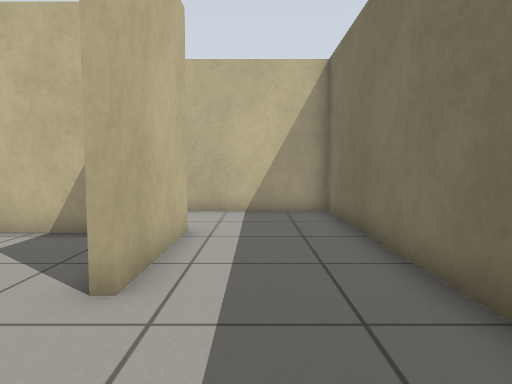
view 1 (above)

24 first-person views from a walk through a robot-simulator world made for Gazebo. The camera is 0.72 m above the floor, tilts 4° down and sees 75° across. The floor is counted in squares, 0.5 m on a side. Each view is taken from the middle of a square. On the plan, view 1 faces up. The plan holds only what a view shows up to about 15 squares ahead; the rest is blank.

view 2
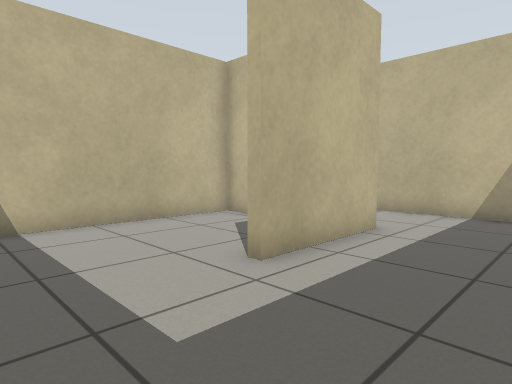

view 3
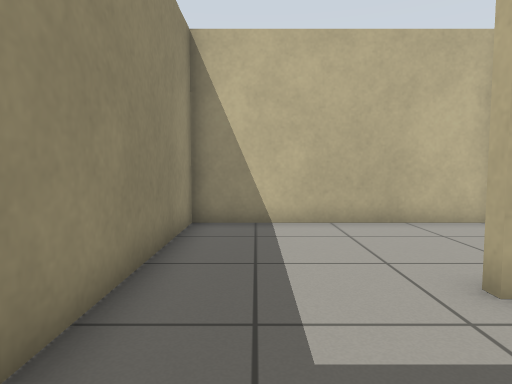

view 4
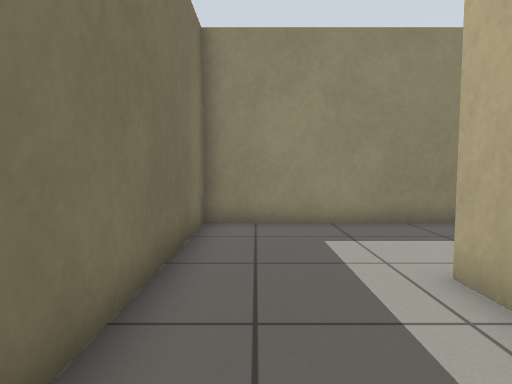

view 5
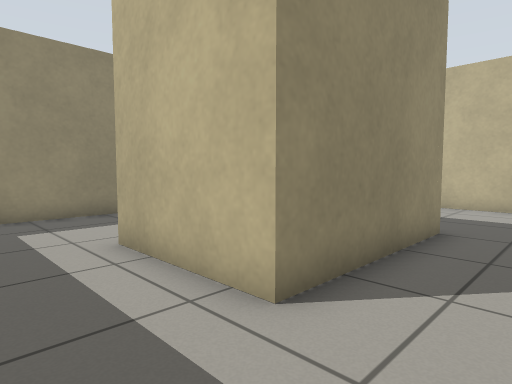

view 6
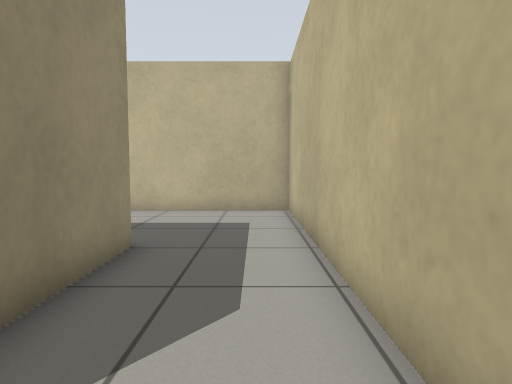

view 7
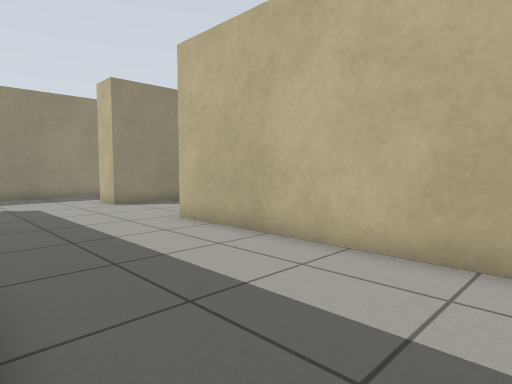

view 8
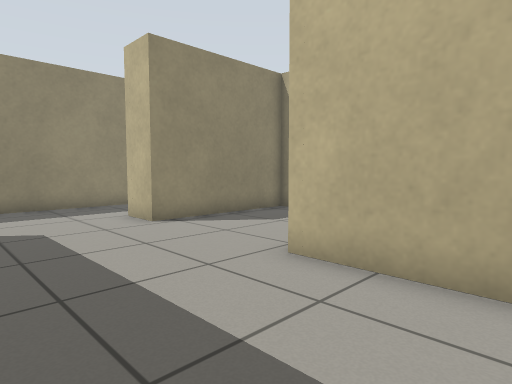

view 9
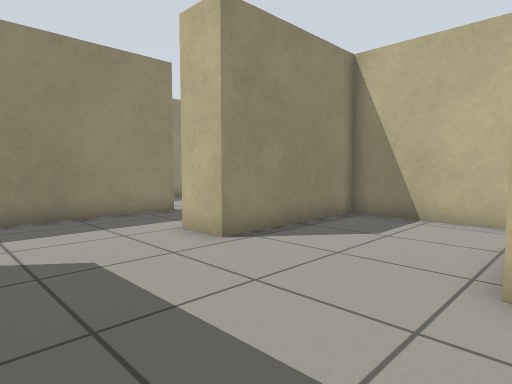

view 10
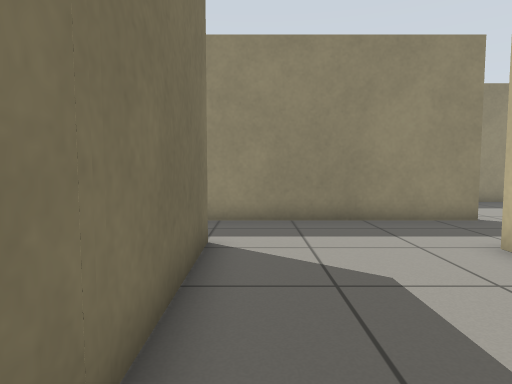

view 11
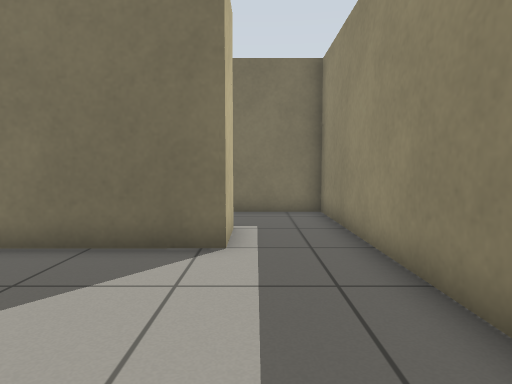

view 12
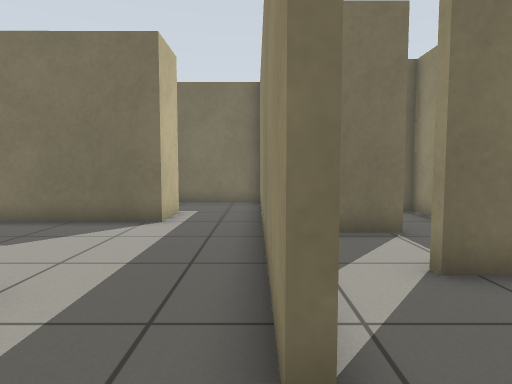

view 13
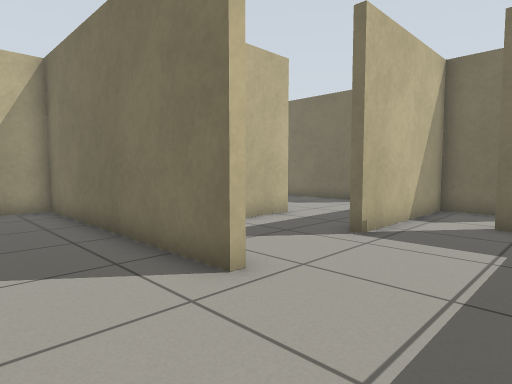

view 14
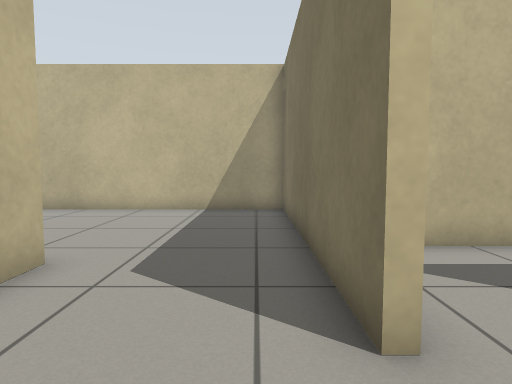

view 15
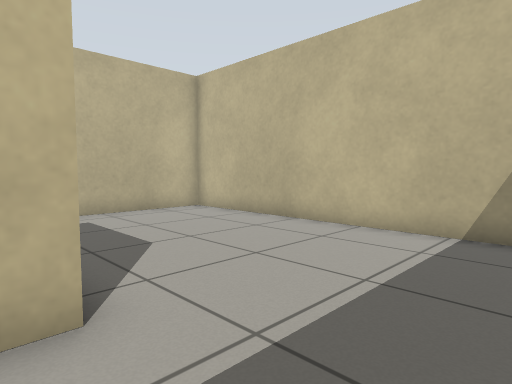

view 16
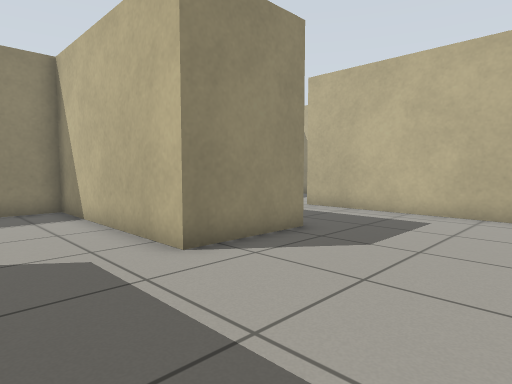

view 17
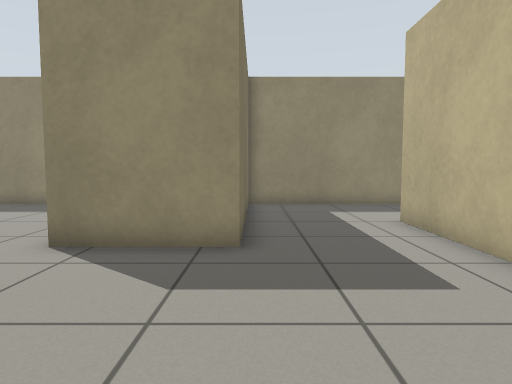

view 18
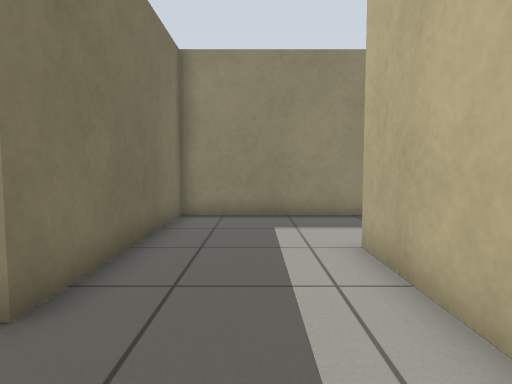

view 19
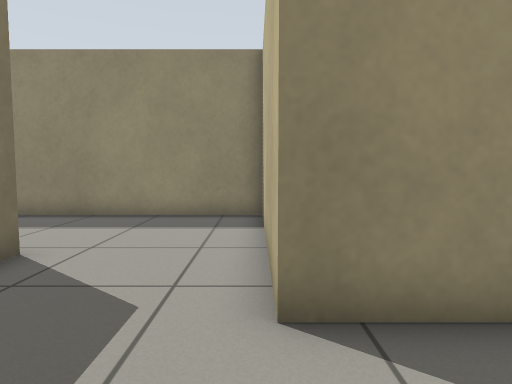

view 20
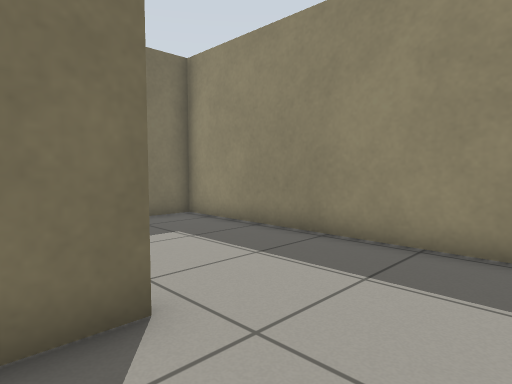

view 21
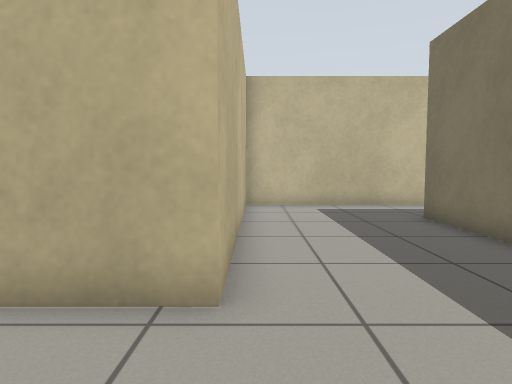

view 22
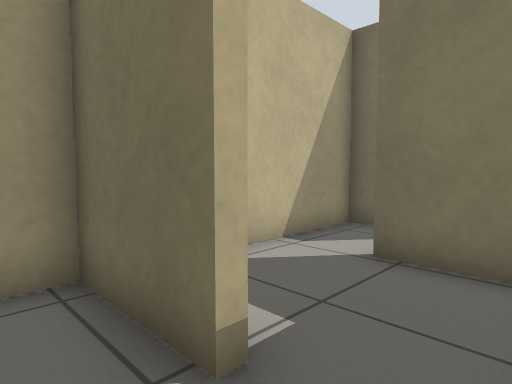

view 23
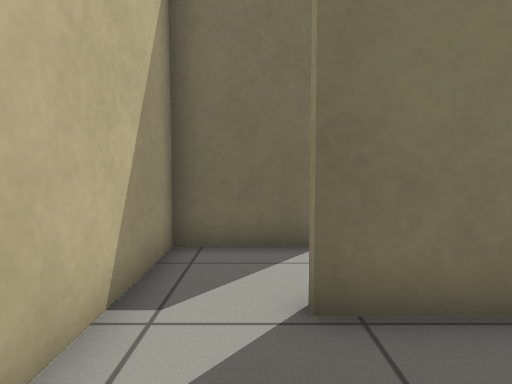

view 24
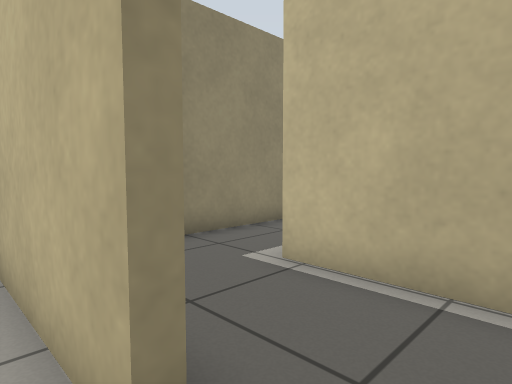

### Floor plan
Ten units are one square. View 1 is at (0, 0); x grows to the right and y downward. Boxes are objects, and circles mark ways between rooms. Rooms are numbered by the first view taken in them; rooms with no view inside come last. Other rooms are left out.
<svg viewBox="-305 -116 334 254">
<path fill="none" stroke="#000" d="M-16 -77 -16 -37 -20 -37M-26 7 24 7 24 -111 -6 -111M-71 -43 -72 -77 -16 -77M-177 -7 -177 34 -124 34 -124 49M-71 55 -71 0M-6 -111 -124 -111 -124 -14 -148 -14M-142 82 -125 82M-124 49 -159 49M-176 85 -180 85 -180 -7 -299 -7 -299 91M-294 133 -257 133 -257 60 -222 60 -222 133 -175 133M-83 113 -86 113M-48 114 -48 105M-46 85 -61 85M-16 34 -16 73M-38 -74 -68 -74 -68 7 -26 7M-175 133 -116 133 -116 104M-126 85 -143 85M-51 55 -71 55M-125 82 -19 82 -19 56M-86 113 -86 85 -126 85M-51 25 -51 55M-19 56 -19 46M-19 110 -19 85 -46 85"/>
<circle cx="-5" cy="-95" r="3" fill="#2a7"/>
<circle cx="-20" cy="-15" r="3" fill="#2a7"/>
<circle cx="-100" cy="45" r="3" fill="#2a7"/>
<circle cx="-160" cy="80" r="3" fill="#2a7"/>
<circle cx="-135" cy="65" r="3" fill="#2a7"/>
<circle cx="-180" cy="110" r="3" fill="#2a7"/>
<circle cx="-105" cy="110" r="3" fill="#2a7"/>
<circle cx="-50" cy="95" r="3" fill="#2a7"/>
<circle cx="-120" cy="95" r="3" fill="#2a7"/>
<circle cx="-35" cy="45" r="3" fill="#2a7"/>
<text x="0" y="-50">1</text>
<text x="-100" y="-30">2</text>
<text x="-150" y="70">3</text>
<text x="-240" y="50">4</text>
<text x="-100" y="120">5</text>
<text x="-70" y="100">6</text>
<text x="0" y="80">7</text>
<text x="-50" y="-40">8</text>
<text x="-150" y="110">9</text>
<text x="-80" y="60">10</text>
<text x="-110" y="100">11</text>
<text x="-30" y="30">12</text>
<text x="-40" y="100">13</text>
</svg>
Room 1 opens to room 2. Room 1 opens to room 8. Room 2 opens to room 10. Room 3 opens to room 9. Room 3 opens to room 10. Room 4 opens to room 9. Room 5 opens to room 11. Room 6 opens to room 13. Room 9 opens to room 11. Room 10 opens to room 12.

Where each view was taken, in squares from view 1:
view 1: 0 up, 0 right, facing up
view 2: 0 up, 2 right, facing up-left
view 3: 1 up, 2 right, facing left
view 4: 8 up, 1 right, facing down
view 5: 10 up, 1 right, facing down-left
view 6: 10 up, 1 left, facing left
view 7: 10 up, 7 left, facing down-left
view 8: 5 up, 8 left, facing down-left
view 9: 2 up, 8 left, facing down-left
view 10: 1 up, 8 left, facing down
view 11: 6 down, 13 left, facing right
view 12: 8 down, 16 left, facing right
view 13: 12 down, 21 left, facing up-right
view 14: 11 down, 19 left, facing up
view 15: 7 down, 19 left, facing up-left
view 16: 1 down, 19 left, facing down-left
view 17: 0 up, 26 left, facing down
view 18: 3 down, 28 left, facing down
view 19: 3 down, 22 left, facing down
view 20: 7 down, 21 left, facing down-right
view 21: 2 down, 12 left, facing up
view 22: 13 down, 10 left, facing up-right
view 23: 10 down, 8 left, facing right
view 24: 2 down, 1 left, facing down-left
